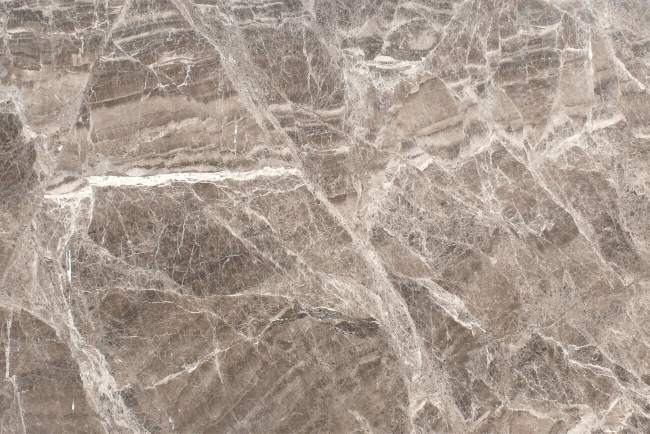
#> input picture images/backgrounds/128276.jpg, 1300 x 867 px (shown at 1/2 size); its folder holds 4 pictures in this run
$ python preprocess_augmentation_all.py
#> lines starting #> are read from the running program, lines starting #| are printed output that depends on the picture

# ------------------------------------------------------------
# Augmentation script for all classes
# This script creates augmented images by placing objects
# (e.g., fruits) from all class folders onto random backgrounds.
# ------------------------------------------------------------

import os
import random
from PIL import Image

# Parameters
fruit_root = "images/train-images"       # Folder containing one subfolder per class
background_dir = "images/backgrounds"    # Folder with background images
output_root = "images/train-images-augmented"  # Folder to save augmented images
num_per_image = 3  # Number of augmented images to create for each original

# Load all background images once, keeping transparency info (RGBA)
backgrounds = [
    Image.open(os.path.join(background_dir, f)).convert("RGBA")
    for f in os.listdir(background_dir)
]
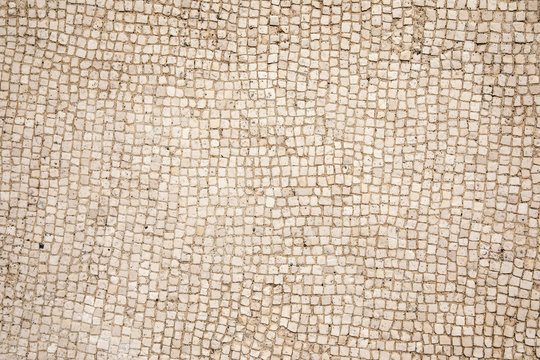
#> input picture images/backgrounds/360_F_296076587_pMo2G1Visju9IibFqT7792wTMeL6mokR.jpg, 540 x 360 px
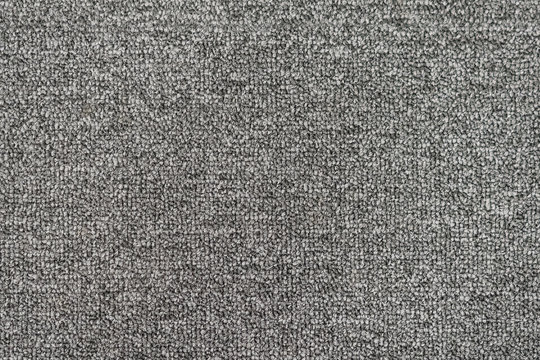
#> input picture images/backgrounds/360_F_298697672_2SGKr4GBU6sjjU0XdU0UNT8wYii73wVw.jpg, 540 x 360 px
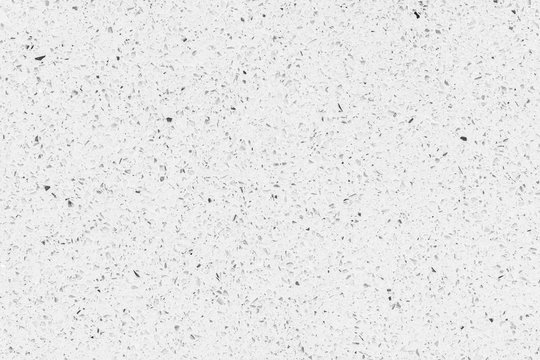
#> input picture images/backgrounds/360_F_329529115_O7XyLtodHLyLBHf5Ty59jSxOF4HBR6vg.jpg, 540 x 360 px

# Create main output folder if it does not exist
os.makedirs(output_root, exist_ok=True)

# Go through each class folder in the dataset
#> (the run stopped early here; a loop or call above may not have finished)
